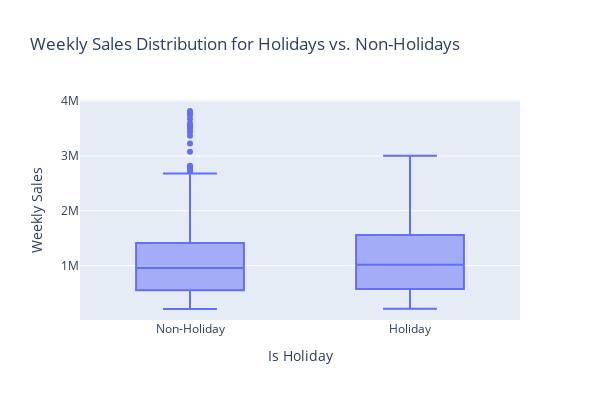

The notebook cell saved with this chart:
### Code cell
import plotly.express as px

# Assuming df is your DataFrame
fig = px.box(df, x='Holiday_Flag', y='Weekly_Sales',
             labels={'Holiday_Flag': 'Is Holiday', 'Weekly_Sales': 'Weekly Sales'},
             title='Weekly Sales Distribution for Holidays vs. Non-Holidays',
             category_orders={'Holiday_Flag': ['0', '1']},
             width=600, height=400)

fig.update_xaxes(tickvals=[0, 1], ticktext=['Non-Holiday', 'Holiday'])

fig.show()

### Figure 1 — Plotly figure (JSON) as saved in the notebook; plotly's stock layout.template omitted (floating-point values rounded to 4 significant figures; data arrays with more than 128 entries replaced by an {"elided": "..."} marker saying what was removed)
{"data": [{"alignmentgroup": "True", "hovertemplate": "Is Holiday=%{x}<br>Weekly Sales=%{y}<extra></extra>", "legendgroup": "", "marker": {"color": "#636efa"}, "name": "", "notched": false, "offsetgroup": "", "orientation": "v", "showlegend": false, "type": "box", "x": {"elided": "6435 int values"}, "x0": " ", "xaxis": "x", "y": {"elided": "6435 float values"}, "y0": " ", "yaxis": "y"}], "layout": {"boxmode": "group", "height": 400, "legend": {"tracegroupgap": 0}, "title": {"text": "Weekly Sales Distribution for Holidays vs. Non-Holidays"}, "width": 600, "xaxis": {"anchor": "y", "categoryarray": ["0", "1"], "categoryorder": "array", "domain": [0, 1], "ticktext": ["Non-Holiday", "Holiday"], "tickvals": [0, 1], "title": {"text": "Is Holiday"}}, "yaxis": {"anchor": "x", "domain": [0, 1], "title": {"text": "Weekly Sales"}}}}
